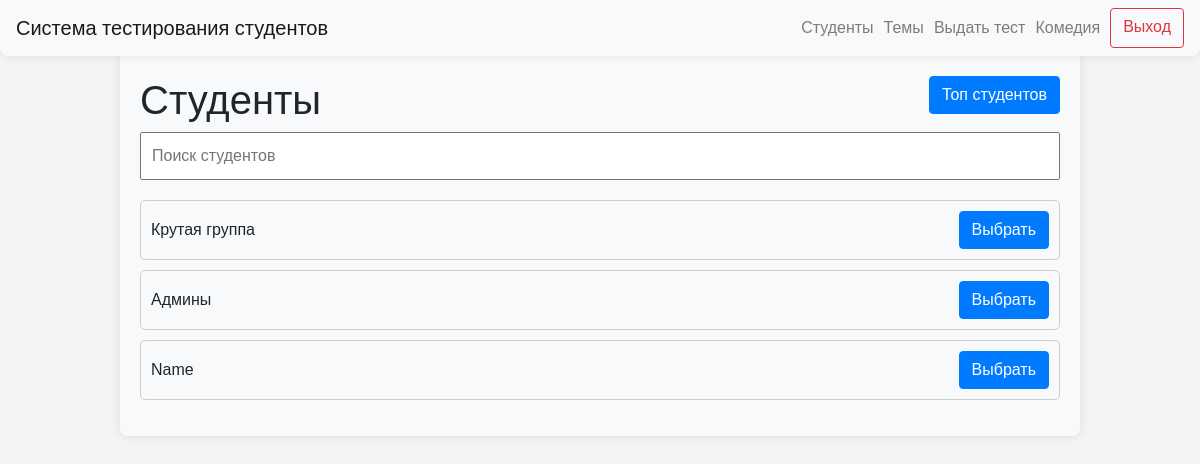
The app's page /select_group_for_test (signed in), older data.
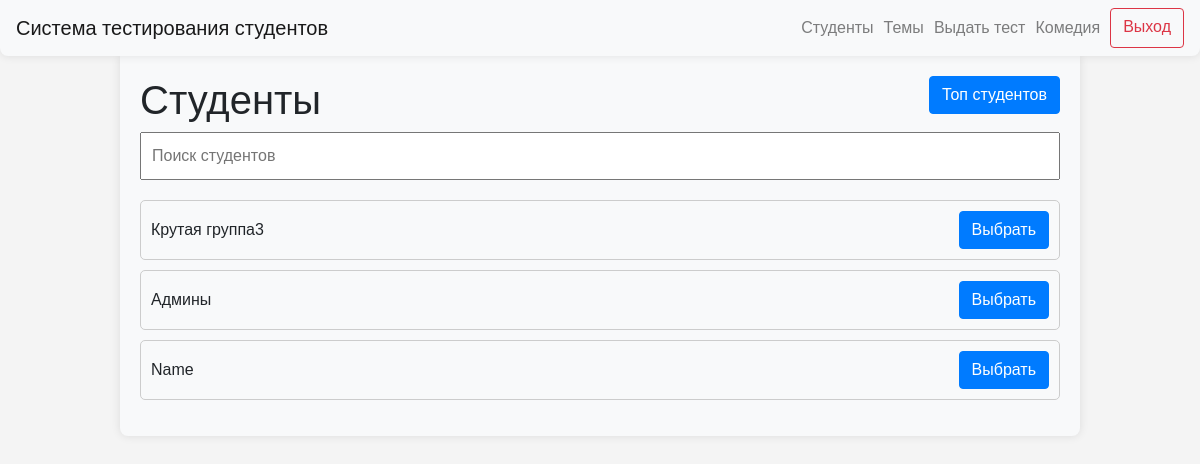
The same page, newer data.
### data/users.py (models this page shows)
class Group(SqlAlchemyBase, SerializerMixin):
    __tablename__ = "groups"
    id = sqlalchemy.Column(
        sqlalchemy.Integer,
        primary_key=True,
        autoincrement=True,
    )
    name = sqlalchemy.Column(
        sqlalchemy.String,
        nullable=False,
    )

### server.py (the view)
@app.route("/select_group_for_test", methods=["GET"])
@login_required
def select_group_for_test():
    if current_user.user_level == "admin":
        db_sess = db_session.create_session()
        groups = db_sess.query(Group).all()
        db_sess.close()
        return render_template("select_group_for_give_test.html", title="Выбор группы для выдачи теста", groups=groups)
    abort(403)

### data/db_session.py (called while the page is built)
def create_session() -> Session:
    global __factory
    return __factory()

### server.py (called while the page is built)
@login_manager.user_loader
def load_user(user_id):
    db_sess = db_session.create_session()
    return db_sess.query(User).get(user_id)

### templates/select_group_for_give_test.html (shortened to what this page needs)
{% extends "base.html" %}
{% block content %}
<body>
<h1>Студенты<a type="button" class="btn btn-primary" style="float: right;" href="/top_students">Топ студентов</a></h1>
<input type="text" id="searchInput" onkeyup="searchTests()" placeholder="Поиск студентов">
<ul id="testList">
    {% for group in groups %}
    <li class="testItem">{{ group.name }}
        <div class="buttons-container"><a type="button" class="btn btn-primary" href="/groups/{{ group.id }}/give_test">Выбрать</a></div>
    </li>
    {% endfor %}
</ul>
</body>
{% endblock %}

Row changes from the older to the newer data that the page shows:
changed Group: name "Крутая группа" → "Крутая группа3"
